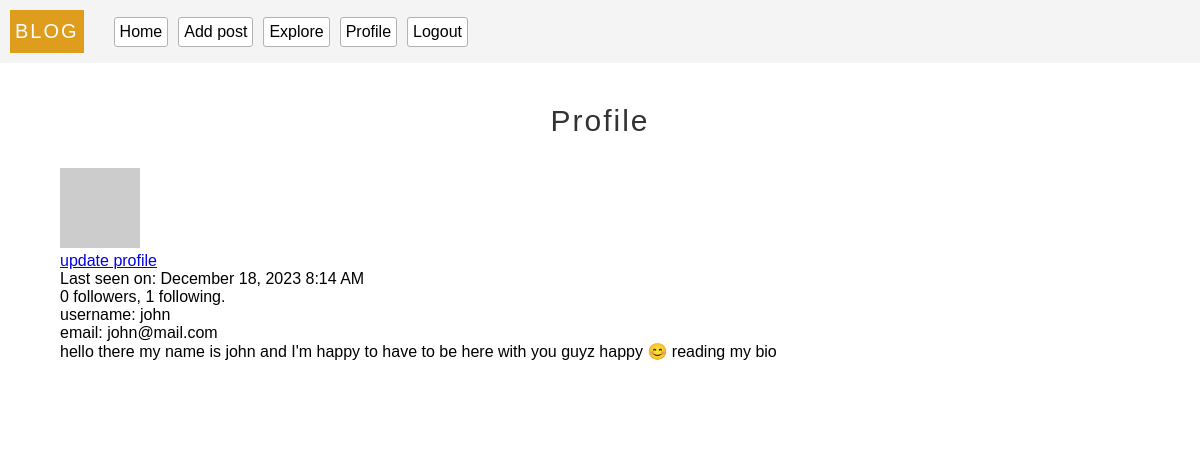
The app's page /profile (signed in), older data.
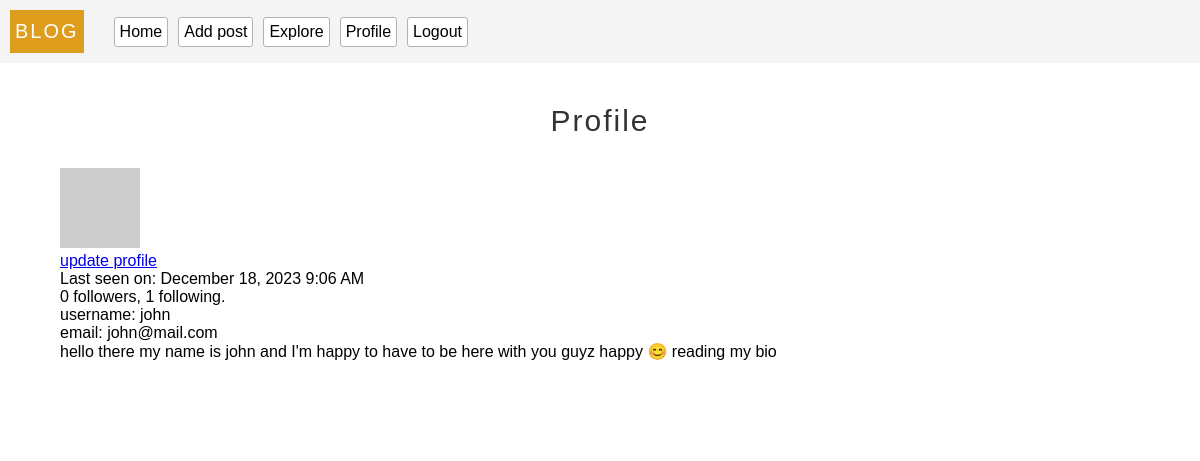
The same page, newer data.
### models.py (models this page shows, shortened)
class User(db.Model, UserMixin):
  __tablename__ = 'users'
  id = db.Column(db.Integer, primary_key = True)
  username = db.Column(db.String(100), unique = True, index = True)
  email = db.Column(db.String(100), index = True, unique = True)
  password = db.Column(db.String(200))
  last_seen = db.Column(db.DateTime, default=datetime.utcnow, index = True)
  about_me = db.Column(db.String, nullable=True)
  posts = db.relationship(
    'Post',
    backref = 'author',
    lazy = 'dynamic'
  )
  followed = db.relationship(
    'User',
    secondary = followers,
    primaryjoin = (followers.c.follower_id == id),
    secondaryjoin = (followers.c.followed_id == id),
    backref = db.backref('followers', lazy='dynamic'),
    lazy = 'dynamic'
  )
  follower = db.relationship(
    'User',
    secondary = followers,
    primaryjoin = (followers.c.followed_id == id),
    secondaryjoin = (followers.c.follower_id == id),
    backref = db.backref('followed_user', lazy='dynamic'),
    lazy = 'dynamic'
  )
  def avatar(self, size='80'):
    digest = md5(str(self.email).lower().encode('utf-8')).hexdigest()
    return f'https://gravatar.com/avatar/{digest}?d=identicon&s={size}'
  def update_last_seen(self):
    self.last_seen = datetime.utcnow()
    db.session.commit()
  @login.user_loader
  def get_user(id):
    return User.query.get(int(id))

### server.py (the view)
@app.route('/profile')
@login_required
def profile():
  return render_template('profile.html', title='Profile', user = current_user, posts = current_user.posts)

### app.py (called while the page is built)
def get_locale():
  return request.accept_languages.best_match(app.config['LANGUAGES'])

### server.py (called while the page is built)
@app.before_request
def validate():
  if current_user.is_authenticated:
    current_user.update_last_seen()

### templates/profile.html (shortened to what this page needs)
{% extends 'base.html'%}
{% block content %}
  <center><p class="header">{{_('Profile')}}</p></center>
  <div class="profile-photo-container">
    <img class="profile-photo" src="{{current_user.avatar()}}" alt="photo"/>
    <p><a href="{{url_for('update_profile')}}"> {{_('update profile')}}</a></p>
  </div>
  {% if user.last_seen %}<p>{{ _( 'Last seen on: %(time)s ', time = moment(user.last_seen).format('LLL') ) }}</p>{% endif %}
  <p>{{ user.follower.count() }} {{_('followers')}}, {{ user.followed.count() }} {{_('following')}}.</p>
  <p>{{_('username')}}: {{current_user.username}}</p>
  <p>{{_('email')}}: {{current_user.email}}</p>
  {% if user.about_me %}<p>{{ user.about_me }}</p>{% endif %}
  <br><br>
{% endblock %}

### templates/base.html (shortened to what this page needs)
<!DOCTYPE html>
<html lang="en">
<head>
  <link rel="stylesheet" href="/static/styles/base.css">
</head>
<body>
  <nav>
    <ul class="nav-bar">
      <p class="logo">BLOG </p>
      <li>
        <a href="{{url_for('index')}}">{{_('Home')}}</a>
      </li>
      {% if current_user.is_authenticated %}
      <li>
        <a href="{{url_for('add_post')}}">{{_('Add post')}}</a>
      </li>
      <li>
        <a href="{{url_for('explore')}}">{{_('Explore')}}</a>
      </li>
      <li>
        <a href="{{url_for('profile')}}">{{_('Profile')}}</a>
      </li>
      <li>
        <a href="{{url_for('logout')}}">{{_('Logout')}}</a>
      </li>
      {% endif %}
    </ul>
  </nav>
<div class="container">
  {% block content%}
  {% endblock %}
</div>
</body>
</html>

### static/styles/base.css (style rules this page uses)
* { padding:0px; margin: 0px; box-sizing: border-box; }
body { font-family: 'Lucida Sans', 'Lucida Sans Regular', 'Lucida Grande', 'Lucida Sans Unicode', Geneva, Verdana, sans-serif; }
.nav-bar { display:flex; margin-bottom: 5px; align-items: center; background-color: #f4f4f4; padding:10px; }
.nav-bar>.logo { font-size: 20px ; color: rgb(255, 253, 253); background-color: rgb(222, 157, 28); padding:10px 5px; letter-spacing: 2px; margin-right: 30px; }
.nav-bar>li { background-color: rgb(255, 255, 255); color:black; padding:5px; margin-right: 10px; cursor: pointer; border-radius: 3px; border: solid 1px rgb(179, 178, 178); list-style: none; text-align: center; transition: all 0.1s; }
.nav-bar>li>a { color: black; text-decoration: none; text-align: center; }
.container { padding:3% 5%; background-color: #fff; }
.header { font-size: 30px; color:rgb(52, 51, 51); letter-spacing: 2px; margin-bottom: 30px; }

Row changes from the older to the newer data that the page shows:
changed User "john": last_seen "Last seen on: December 18, 2023 8:14 AM" → "Last seen on: December 18, 2023 9:06 AM"
